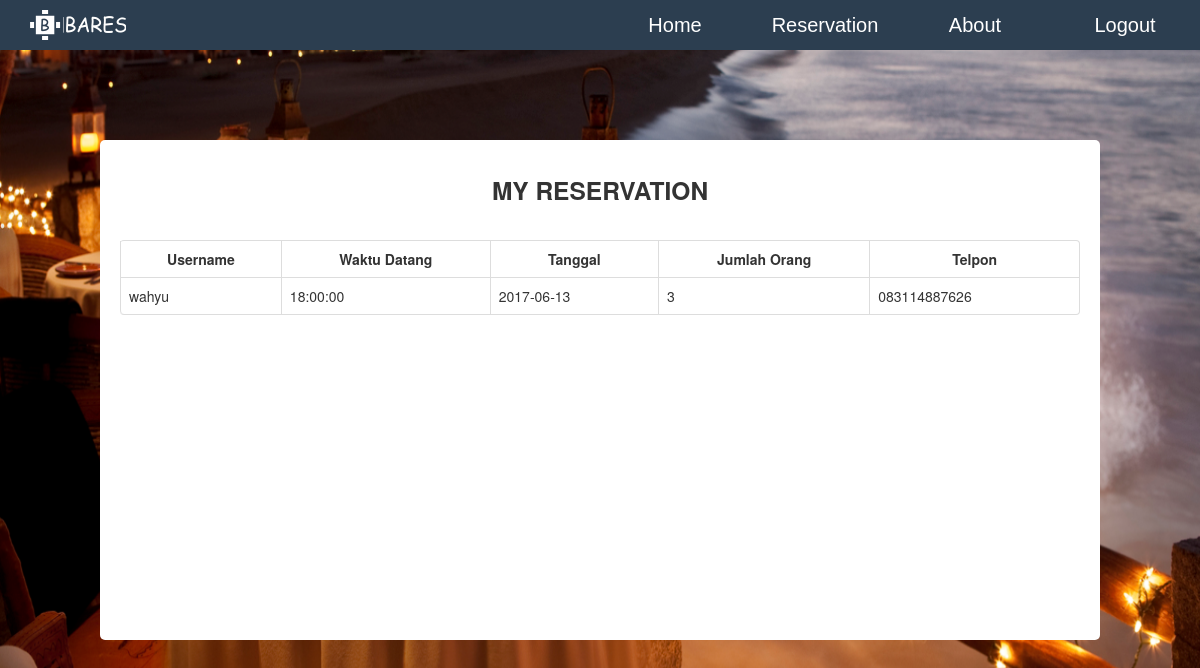
Screenshot of /user/my-reservation.php (signed in) with the database file from the repository.
### tables this page shows
CREATE TABLE IF NOT EXISTS `reservation` (
`id` int(11) NOT NULL,
  `id_user` int(11) NOT NULL,
  `waktu_datang` time NOT NULL,
  `tanggal` date NOT NULL,
  `jml_org` int(11) NOT NULL,
  `no_telp` varchar(13) NOT NULL
);

CREATE TABLE IF NOT EXISTS `user` (
`id_user` int(11) NOT NULL,
  `username` varchar(30) NOT NULL,
  `nama` varchar(50) NOT NULL,
  `email` varchar(50) NOT NULL,
  `password` varchar(20) NOT NULL,
  `tanggal` date NOT NULL,
  `alamat` varchar(50) DEFAULT NULL,
  `no_telp` varchar(15) DEFAULT NULL
);

### user/my-reservation.php (the view, shortened to what this page needs)
<!DOCTYPE html>
<html>
  <head>
    <link rel="stylesheet" href="../bootstrap/css/bootstrap.min.css"/>
    <link rel="stylesheet" type="text/css" href="../css/style.css">
  </head>
  <body>
    <form action="" method="post">
    <div id="header">
      <div id="logo">
        <img src="../picture/logo.png"/>
      </div>
      <ul id="navbar">
        <li><a href="profile.php">Home</a></li>
        <li class="dropdown">
          <a href="#" class="dropbtn">Reservation</a>
        </li>
          <li><a href="about.php">About</a></li>
          <li><a href="logout.php" onclick="return confirm ('Yakin Ingin Logout?')">Logout</a></li>
      </ul>
    </div>
      <div class="res-edit">
        <br>
        <b><center><h3>MY RESERVATION</h3></center></b>
        <br>
        <div class = "table-edit">
        <table class="table table-bordered">
        <tr>
          <th><center>Username</center></th>
          <th><center>Waktu Datang</center></th>
          <th><center>Tanggal</center></th>
          <th><center>Jumlah Orang</center></th>
          <th><center>Telpon</center></th>
        </tr>
        <?php
          $conn = mysqli_connect("localhost:3306","root","","restoran");
          $query = mysqli_query($conn,"SELECT reservation.*, user.username FROM reservation
          INNER JOIN user ON user.id_user = reservation.id_user WHERE reservation.id_user = '".$_SESSION['id_user']."'");
          while($row = mysqli_fetch_assoc($query)){
          ?>
          <tr>
            <td><?php echo $row['username']; ?></td>
            <td><?php echo $row['waktu_datang']; ?></td>
            <td><?php echo $row['tanggal']; ?></td>
            <td><?php echo $row['jml_org']; ?></td>
            <td><?php echo $row['no_telp']; ?></td>
          </tr>
        <?php
          }
         ?>
        </table>
      </div>
    </div>
    </form>
  </body>
</html>

### css/style.css (style rules this page uses)
* { margin: 0px;padding: 0px; }
.res-edit { width: 1000px; height: 500px; text-align: center; background-color: white; margin: 0 auto; margin-top: 90px; border-radius: 5px; }
a { color: #fff; text-decoration: none; font-family:sans-serif; text-align: center; }
#header { width: 100%; height: 50px; background: #2c3e50; }
#navbar { width: 600px; height: 50px; float: right; }
#navbar>li { width: 150px; list-style: none; float: left; text-decoration: none; }
li>a { display: block; color: white; line-height: 50px; text-align: center; font-size: 20px; text-decoration: none; }
#logo { margin-top: 10px; margin-left: 30px; width: 200px; height: 80px; float: left; }
.table-edit { margin-left: 20px; margin-right: 20px; }

### user/my-reservation.php (style rules this page uses)
body { background-image:url(../picture/bg.png); background-size: 100% 770px; background-repeat: no-repeat; }

### rows the page displays
reservation: id_user.username "wahyu", waktu_datang "18:00:00", tanggal "2017-06-13", jml_org "3", no_telp "083114887626"
